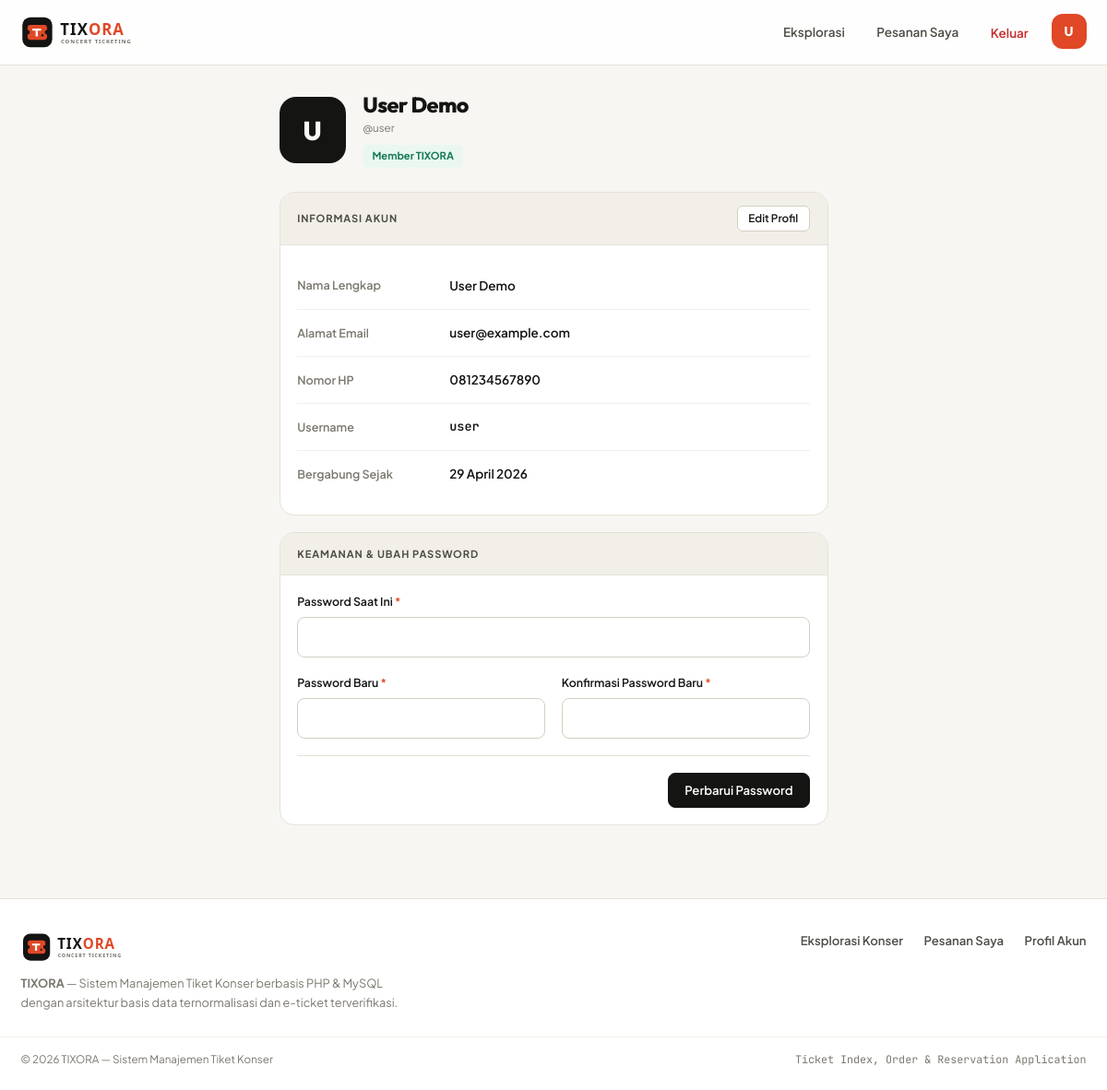
Screenshot of /pages/profil.php (signed in) with the database file from the repository.
### tables this page shows
CREATE TABLE `users` (
  `id_user` INT UNSIGNED NOT NULL AUTO_INCREMENT,
  `username` VARCHAR(50) NOT NULL,
  `password_hash` VARCHAR(255) NOT NULL,
  `email` VARCHAR(120) NOT NULL,
  `phone` VARCHAR(25) DEFAULT NULL,
  `full_name` VARCHAR(100) NOT NULL,
  `role` ENUM('admin', 'user') NOT NULL DEFAULT 'user',
  `created_at` TIMESTAMP NOT NULL DEFAULT CURRENT_TIMESTAMP,
  `updated_at` TIMESTAMP NOT NULL DEFAULT CURRENT_TIMESTAMP ON UPDATE CURRENT_TIMESTAMP,
  PRIMARY KEY (`id_user`),
  UNIQUE KEY `uq_users_username` (`username`),
  UNIQUE KEY `uq_users_email` (`email`)
);

### includes/security.php (called while the page is built, shortened)
<?php
function e(?string $value): string
{
    return htmlspecialchars((string) ($value ?? ''), ENT_QUOTES | ENT_SUBSTITUTE, 'UTF-8');
}

### includes/functions.php (called while the page is built, shortened)
<?php
require_once __DIR__ . '/security.php';
function formatTanggalIndo(?string $datetime, bool $withTime = false): string
{
    $ts = strtotime($datetime);
    $bulan = [
        1 => 'Januari', 'Februari', 'Maret', 'April', 'Mei', 'Juni',
        'Juli', 'Agustus', 'September', 'Oktober', 'November', 'Desember'
    ];
    $d = (int) date('j', $ts);
    $m = $bulan[(int) date('n', $ts)] ?? '';
    $y = date('Y', $ts);
    return "{$d} {$m} {$y}";
}

### pages/profil.php (the view, shortened to what this page needs)
<?php
require_once __DIR__ . '/../includes/bootstrap.php';
$idUser = (int) $_SESSION['user_id'];
$stmt = $koneksi->prepare('SELECT username, email, full_name, phone, role, created_at FROM users WHERE id_user = ? LIMIT 1');
$stmt->bind_param('i', $idUser);
$stmt->execute();
$user = $stmt->get_result()->fetch_assoc();
$isUserAdmin = ($user['role'] === 'admin');
require __DIR__ . '/../includes/partials/head.php';
?>
<body>
<?php if ($isUserAdmin): ?>
<div class="admin-wrapper">
    <?php require __DIR__ . '/../includes/partials/admin_sidebar.php'; ?>
    <div id="main-content" class="admin-content">
<?php else: ?>
    <?php require __DIR__ . '/../includes/partials/navbar.php'; ?>
    <main id="main-content">
<?php endif; ?>
<div class="profile-container">
    <div class="profile-header">
        <div class="profile-avatar-large">
            <?php echo e(strtoupper(mb_substr($user['full_name'], 0, 1))); ?>
        </div>
        <div>
            <h1 style="font-size: 1.55rem; margin-bottom: 0.15rem;"><?php echo e($user['full_name']); ?></h1>
            <p class="form-hint" style="margin-bottom: 0.45rem;">@<?php echo e($user['username']); ?></p>
            <span class="badge <?php echo $isUserAdmin ? 'badge-danger' : 'badge-success'; ?>">
                <?php echo $isUserAdmin ? 'Administrator' : 'Member TIXORA'; ?>
            </span>
        </div>
    </div>
    <section class="panel-card" id="viewMode">
        <div class="panel-header">
            <span>Informasi Akun</span>
            <button type="button" class="button secondary button-sm" onclick="toggleEdit()">Edit Profil</button>
        </div>
        <div class="panel-body">
            <div class="profile-row">
                <div class="profile-label">Nama Lengkap</div>
                <div class="profile-value"><?php echo e($user['full_name']); ?></div>
            </div>
            <div class="profile-row">
                <div class="profile-label">Alamat Email</div>
                <div class="profile-value"><?php echo e($user['email']); ?></div>
            </div>
            <div class="profile-row">
                <div class="profile-label">Nomor HP</div>
                <div class="profile-value"><?php echo e($user['phone'] ?: '-'); ?></div>
            </div>
            <div class="profile-row">
                <div class="profile-label">Username</div>
                <div class="profile-value mono"><?php echo e($user['username']); ?></div>
            </div>
            <div class="profile-row">
                <div class="profile-label">Bergabung Sejak</div>
                <div class="profile-value"><?php echo e(formatTanggalIndo($user['created_at'])); ?></div>
            </div>
        </div>
    </section>
    <form class="panel-card" method="POST">
        <div class="panel-header">
            <span>Keamanan &amp; Ubah Password</span>
        </div>
        <div class="panel-body form">
            <div class="form-group">
                <label class="form-label form-label-required" for="cur_pw">Password Saat Ini</label>
                <input type="password" id="cur_pw" name="current_password" class="form-input" required autocomplete="current-password">
            </div>
            <div class="form-row">
                <div class="form-group">
                    <label class="form-label form-label-required" for="new_pw">Password Baru</label>
                    <input type="password" id="new_pw" name="new_password" class="form-input" required minlength="8" autocomplete="new-password">
                </div>
                <div class="form-group">
                    <label class="form-label form-label-required" for="conf_pw">Konfirmasi Password Baru</label>
                    <input type="password" id="conf_pw" name="confirm_password" class="form-input" required minlength="8" autocomplete="new-password">
                </div>
            </div>
            <div class="form-actions">
                <button type="submit" class="button dark">Perbarui Password</button>
            </div>
        </div>
    </form>
</div>
<?php if ($isUserAdmin): ?>
    </div>
</div>
<?php else: ?>
    </main>
    <?php require __DIR__ . '/../includes/partials/footer.php'; ?>
<?php endif; ?>
</body>
</html>

### rows the page displays
users: full_name "U", full_name "User Demo", username "user", email "user@example.com", phone "081234567890", created_at "29 April 2026"

### other values shown
$avatarInitial "U"
APP_NAME "TIXORA"
APP_TAGLINE "Sistem Manajemen Tiket Konser"
